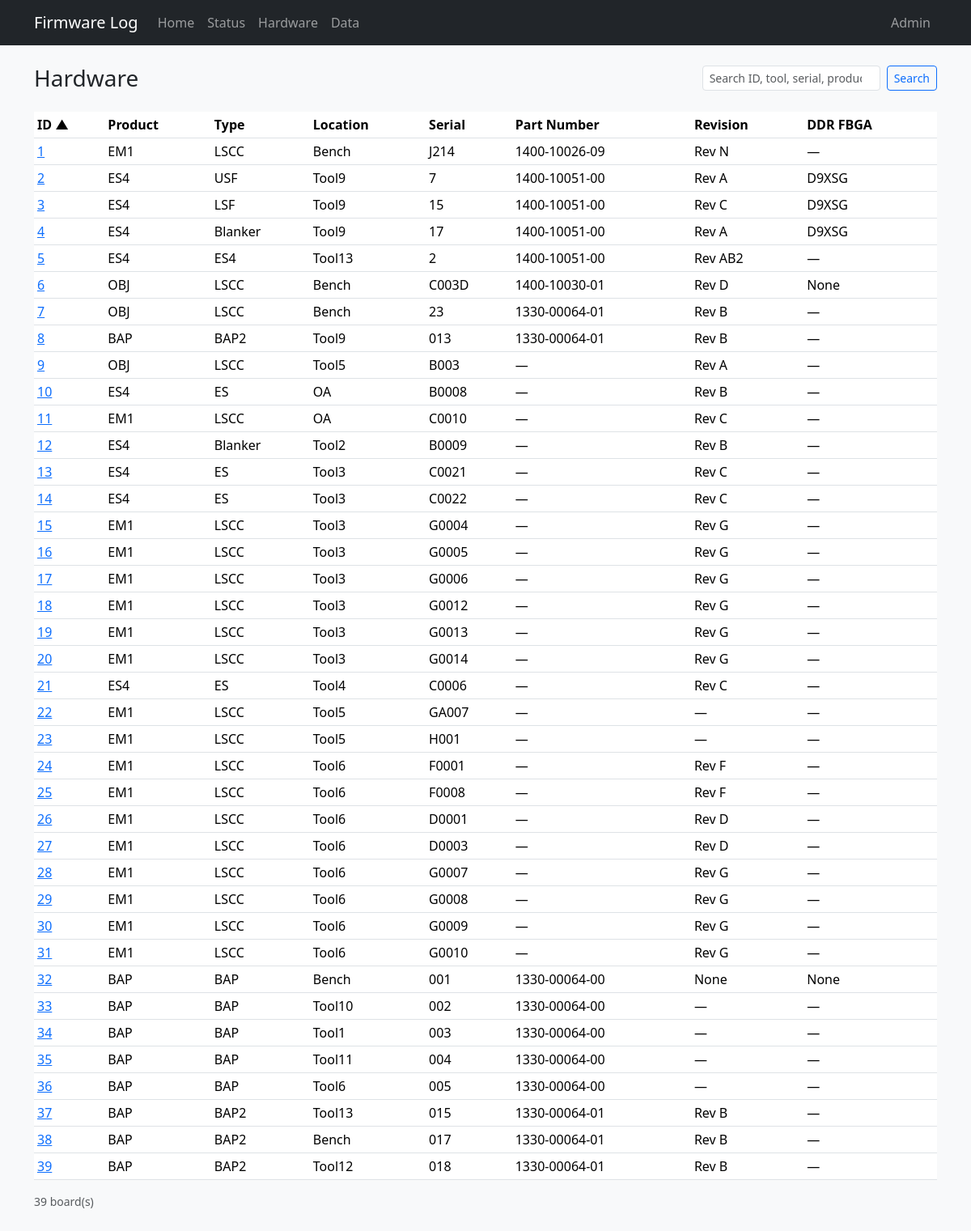
The app's page /hardware, older data.
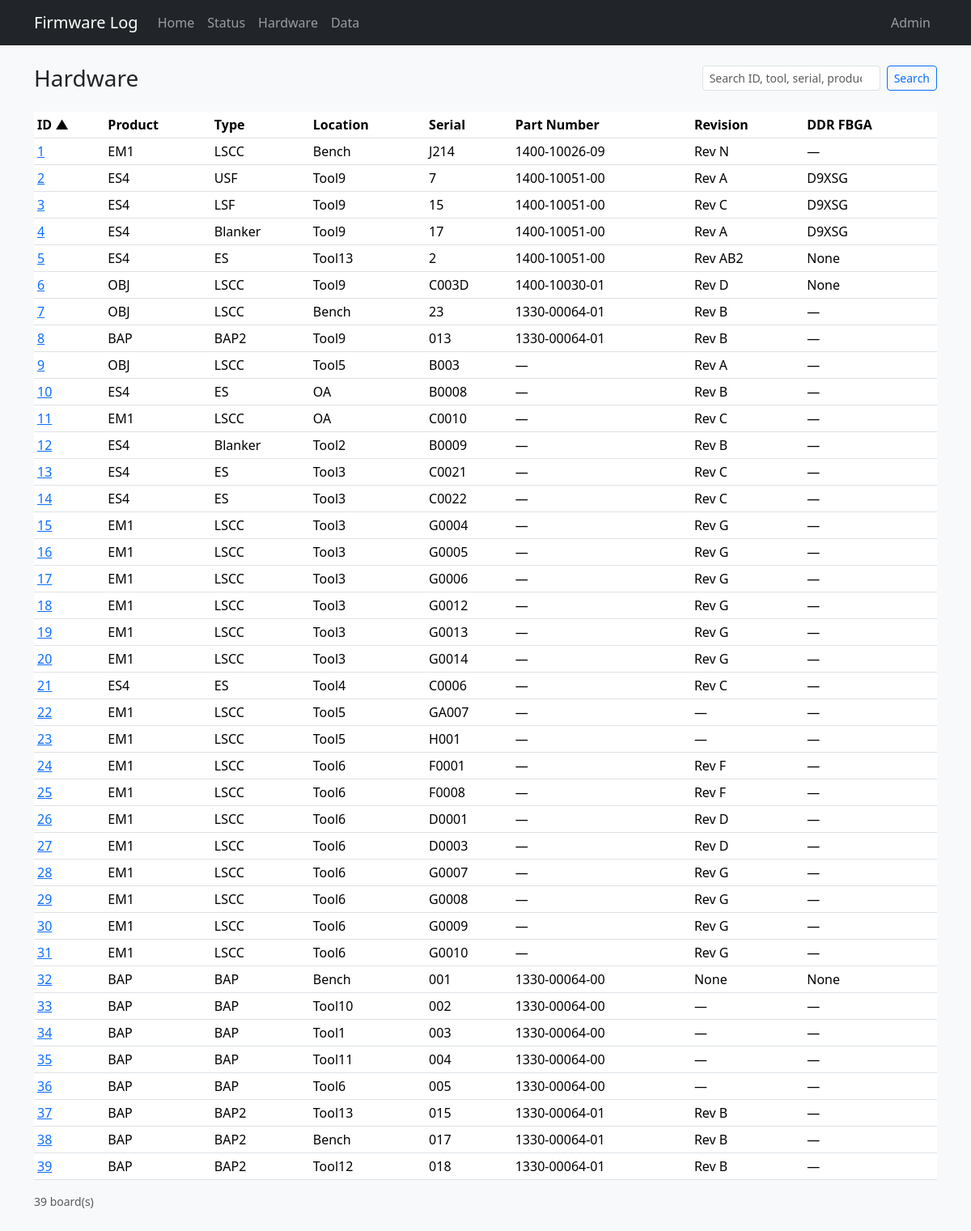
The same page, newer data.
### tables this page shows
CREATE TABLE "boards" (
                board_id      INTEGER PRIMARY KEY,
                tool          TEXT,
                board_slot    TEXT,
                manufacturer  TEXT NOT NULL DEFAULT 'PDF Solutions Inc.',
                board_name    TEXT NOT NULL,
                serial        TEXT NOT NULL,
                part_number   TEXT,
                revision      TEXT,
                file_id       TEXT,
                product_name  TEXT NOT NULL,
                ddr_fbga      TEXT
            , inventory_serial TEXT, status TEXT, role TEXT, comment TEXT, open_item TEXT, po TEXT, modified_by TEXT, source_updated_at TEXT, data_source TEXT, dc_status TEXT, ac_status TEXT, gcal_status TEXT, adc_status TEXT, eeprom_status TEXT);

### app.py (the view)
@app.route("/hardware", endpoint="hardware")
def hardware():
    return _render_hardware()

### app.py (called while the page is built)
def _render_hardware():
    search = request.args.get("q", "").strip()
    sort = request.args.get("sort", "board_id")
    order = request.args.get("order", "asc")
    return render_template(
        "hardware.html",
        boards=db.list_hardware(search=search, sort=sort, order=order),
        search=search,
        sort=sort,
        order=order,
    )

### db.py (called while the page is built)
def dict_row(cursor, row):
    return {col[0]: row[i] for i, col in enumerate(cursor.description)}

@contextmanager
def get_db():
    conn = sqlite3.connect(DATABASE)
    conn.row_factory = dict_row
    try:
        yield conn
    finally:
        conn.close()

def fetch_all(query, params=()):
    with get_db() as conn:
        return conn.execute(query, params).fetchall()

def _board_search_clause(search, alias="b", extra_columns=()):
    if not search:
        return None, []
    like = f"%{search}%"
    columns = [col.format(a=alias) for col in BOARD_SEARCH_COLUMNS] + list(extra_columns)
    clause = "(" + " OR ".join(f"{col} LIKE ?" for col in columns) + ")"
    return clause, [like] * len(columns)

### templates/hardware.html (shortened to what this page needs)
{% extends "base.html" %}
{% from "macros.html" import hw_sort_link %}
{% block content %}
<div class="d-flex flex-wrap justify-content-between align-items-center gap-2 mb-4">
  <div>
    <h1 class="h3 mb-0">Hardware</h1>
  </div>
  <form id="search-form" action="{{ url_for('hardware') }}" method="get" class="d-flex gap-2">
    <input type="search" id="board-search" name="q" value="{{ search }}" class="form-control form-control-sm" placeholder="Search ID, tool, serial, product…">
    <button class="btn btn-sm btn-outline-primary" type="submit">Search</button>
  </form>
</div>
<div class="table-responsive">
  <table class="table table-sm table-hover align-middle">
    <thead>
      <tr>
        <th>{{ hw_sort_link('ID', 'board_id', sort, order, search) }}</th>
        <th>{{ hw_sort_link('Product', 'product_name', sort, order, search) }}</th>
        <th>{{ hw_sort_link('Type', 'board_name', sort, order, search) }}</th>
        <th>{{ hw_sort_link('Location', 'tool', sort, order, search) }}</th>
        <th>{{ hw_sort_link('Serial', 'serial', sort, order, search) }}</th>
        <th>{{ hw_sort_link('Part Number', 'part_number', sort, order, search) }}</th>
        <th>{{ hw_sort_link('Revision', 'revision', sort, order, search) }}</th>
        <th>{{ hw_sort_link('DDR FBGA', 'ddr_fbga', sort, order, search) }}</th>
      </tr>
    </thead>
    <tbody>
      {% for b in boards %}
      <tr>
        <td><a href="{{ url_for('board_detail', board_id=b.board_id) }}">{{ b.board_id }}</a></td>
        <td>{{ b.product_name }}</td>
        <td>{{ b.board_name }}</td>
        <td>{{ b.tool or '—' }}</td>
        <td>{{ b.serial }}</td>
        <td>{{ b.part_number or '—' }}</td>
        <td>{{ b.revision or '—' }}</td>
        <td>{{ b.ddr_fbga or '—' }}</td>
      </tr>
      {% else %}
      <tr><td colspan="8" class="text-muted">No boards match your search.</td></tr>
      {% endfor %}
    </tbody>
  </table>
</div>
<p class="text-muted small">{{ boards|length }} board(s)</p>
{% endblock %}

Row changes from the older to the newer data that the page shows:
changed boards "Rev AB2": board_name "ES4" → "ES"; ddr_fbga "—" → "None"
changed boards id 6: tool "Bench" → "Tool9"
